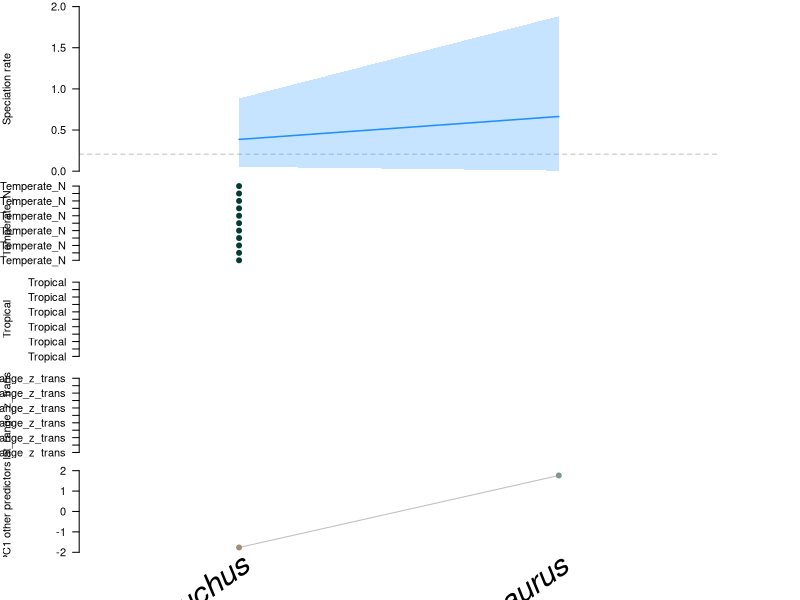

Reproduce this figure in R. (Note: this script raises an error after producing the figure.)
pdf(file='C:/Users/SimoesLabAdmin/Documents/pt_diversity_rates/updated_occurrence_analyses/model_8/reptilia_all_offset_biohpc/combined_10_contribution_per_species_rates.pdf', width = 7, height = 6, useDingbats = FALSE, pointsize = 7)

ord_by_importance = function(s, consrank, rate_mean) {
  imp = consrank**2
  s = scale(s)
  imp = imp / sum(imp)
  #imp = imp / max(imp)
  s = t(t(s) * imp)
  p = prcomp(cbind(s, scale(rate_mean)))
  ord <- order(p$x[, 1])
  if (cor(1:length(rate_mean), rate_mean[ord]) < 0) {
     ord = order(p$x[, 1], decreasing = TRUE)
  }
  return(ord)
}

is_discrete <- function(x) {
  s = min(x):max(x)
  any(x == 0) && length(s) > 1 && all(s %in% unique(x))
}

combine_predictors <- function(shap, feat, feat_names, n_comb) {
  n_comb1 = n_comb + 1
  idx_comb = n_comb1:ncol(shap)
  shap[, n_comb1] = rowSums(shap[, idx_comb])
  shap = shap[, 1:n_comb1]
  comb_pred = t(do.call('rbind', feat[idx_comb]))
  pc1 = prcomp(comb_pred)$x[, 1]
  feat[[n_comb1]] = pc1
  feat[(n_comb + 2):(length(feat))] = NULL
  feat_names = feat_names[1:n_comb1]
  feat_names[n_comb1] = 'PC1 other predictors'
  out = vector(mode = 'list', length = 3)
  out[[1]] = shap
  out[[2]] = feat
  out[[3]] = feat_names
  return(out)
}

shap_heatmap <- function(shap, baseline, rates, species_names, feat,
                         feat_names, feat_states, rate_type = 'speciation', n_individual_pred = NULL) {
  nfeat = ncol(shap)
  if (!is.null(n_individual_pred)) {
    if ((n_individual_pred + 1) < nfeat) {
      comb_p = combine_predictors(shap, feat, feat_names, n_individual_pred)
      shap = comb_p[[1]]
      feat = comb_p[[2]]
      feat_names = comb_p[[3]]
      nfeat = ncol(shap)
    }
  }
  nspecies = nrow(shap)
  shap_pos = shap > 0
  shap_neg = shap < 0
  shap_sqrt = shap
  shap_sqrt[shap == 0] = 0
  offset_sqrt = 0.0
  shap_sqrt[shap_pos] = sqrt(shap[shap_pos] + offset_sqrt)
  shap_sqrt[shap_neg] = sqrt(-1 * shap[shap_neg] + offset_sqrt)
  max_pos = max(shap_sqrt[shap_pos])
  max_neg = max(shap_sqrt[shap_neg])
  steps_pos = round(max_pos / (max_pos + max_neg), 2) * 200
  steps_neg = round(max_neg / (max_pos + max_neg), 2) * 200
  # BrBG diverging colors
  total_steps = steps_pos + steps_neg
  max_steps = max(c(steps_pos, steps_neg))
  col_pos = colorRampPalette(c('#F5F5F5', '#543005'))(max_steps)
  col_neg = colorRampPalette(c('#F5F5F5', '#003C30'))(max_steps)
  col_pos = col_pos[1:steps_pos]
  col_neg = col_neg[1:steps_neg]
  shap_col = shap
  shap_col[shap == 0] = '#F5F5F5'
  col_idx = findInterval(shap_sqrt[shap_pos], seq(sqrt(offset_sqrt), max_pos, length.out = steps_pos), all.inside = TRUE)
  shap_col[shap_pos] = col_pos[col_idx]
  col_idx = findInterval(shap_sqrt[shap_neg], seq(sqrt(offset_sqrt), max_neg, length.out = steps_neg), all.inside = TRUE)
  shap_col[shap_neg] = col_neg[col_idx]
  species_names = gsub('_', ' ', species_names)
  # Plot
  h = 0.15
  if (nfeat < 10) {
    h = seq(0.4, 0.1, length.out = 9)
    h = h[nfeat]
  }
  heights = c(h, rep((1 - 1.25 * h)/nfeat, nfeat), h/4)
  rate_name = 'Speciation rate'
  rate_col = 'dodgerblue'
  if (rate_type == 'extinction') {
    rate_name = 'Extinction rate'
    rate_col = 'red'
  }
  if (rate_type == 'sampling') {
    rate_name = 'Sampling rate'
    rate_col = 'burlywood2'
  }
  layout(cbind(c(1, 2:(nfeat+2)), c(nfeat + 3, rep(nfeat + 4, nfeat), nfeat + 5)),
         heights = heights, widths = c(0.9, 0.1))
  # Rates per species
  par(las = 1, mar = c(0.1, 6, 0.5, 0.1), mgp = c(5, 1, 0))
  cex_lab = 2 / sqrt(length(feat_names))
  cex_lab = ifelse(cex_lab > 1, 1, cex_lab)
  y_tck = pretty(range(rates, na.rm = TRUE), n = 5)
  plot(0, 0, type = 'n', xaxs = 'i', yaxs = 'i',
       xlim = c(0, nspecies), ylim = range(y_tck),
       axes = FALSE, ylab = rate_name, cex.lab = cex_lab)
  abline(h = baseline, lty = 2, col = 'grey')
  x = c(1:nspecies) - 0.5
  polygon(c(x, rev(x)), c(rates[, 2], rev(rates[, 3])), col = adjustcolor(rate_col, alpha = 0.25), border = NA)
  lines(x, rates[, 1], col = rate_col, lwd = 1.5)
  axis(side = 2, at = y_tck, cex.axis = cex_lab)
  # Shape values
  species_x = c(1:nspecies) - 0.5
  for (i in 1:nfeat) {
    f = feat[[i]]
    if (is.null(dim(f))) {
      d = is_discrete(f)
      y_tck = pretty(range(f), n = 5)
      ylim = range(y_tck)
      if (d) {
        ylim = c(min(f) - 0.5, max(f) + 0.5)
      }
      plot(species_x, f, type = 'n', ylim = ylim,
           xlim = c(0, nspecies), xaxs = 'i', axes = FALSE,
           xlab = '', ylab = feat_names[i], cex.lab = cex_lab)
      if (!d) {
        lines(species_x, f, col = 'grey')
        axis(side = 2, at = y_tck, cex.axis = cex_lab)
      }
      else {
        axis(side = 2, at = min(f):max(f), cex.axis = cex_lab)
      }
      points(species_x, f, pch = 19, col = shap_col[, i])
    }
    else {
      nr = nrow(f)
      plot(0, 0, type = 'n', ylim = c(1 - 0.5, nr + 0.5),
           xlim = c(0, nspecies), xaxs = 'i', axes = FALSE,
           xlab = '', ylab = feat_names[i], cex.lab = cex_lab)
      axis(side = 2, at = 1:nr, labels = feat_states[[i]], cex.axis = cex_lab)
      for (j in 1:nr) {
        fj = f[j, ]
        idx = fj == 1
        points(species_x[idx], rep(j, sum(idx)), pch = 19, col = shap_col[idx, i])
      }
    }
  }
  # Species names
  par(mar = c(0.1, 6, 0.5, 0.1), mgp = c(3, 0.1, 0))
  plot(0, 0, type = 'n', xlim = c(0, nspecies), ylim = c(0, 3),
       xaxs = 'i', axes = FALSE, xlab = '', ylab = '')
  text(x = species_x, y = 3, labels = species_names,
       xpd = NA, srt = 35, adj = 0.965,
       cex = 4 / sqrt(length(species_names)), font = 3)
  # Empty plot
  plot(0, 0, type = 'n', axes = FALSE, xlab = '', ylab = '')
  # Legend
  col = c(rev(col_neg), col_pos)
  n_lead_digit = nchar(as.character(max(round(abs(shap)))))
  par(mar = c(4, 0.5, 0.5, 0.5), mgp = c(3, 1, 0))
  plot(0, 0, type = 'n', xlab = '', ylab = '', axes = FALSE,
       xlim = c(0, 2), ylim = c(0, 1.05 * total_steps))
  for (j in 1:total_steps) {
    rect(0, j - 1, 0.7, j, border = col[j], col = col[j])
  }
  rect(0, 0, 0.7, total_steps, border = 'black')
  lines(x = c(0.7, 1.0), y = rep(steps_neg, 2))
  text(x = 0, y = 1.05 * total_steps, labels = 'Rate change', adj = c(0, 0.5))
  a = c(1, 0.5) # right align
  text(x = 2, y = steps_neg, labels = sprintf(paste0('%.', 3 - n_lead_digit, 'f'), 0), adj = a)
  n_tck = 4
  s = seq(sqrt(offset_sqrt), max(c(max_pos, max_neg)), length.out = n_tck)
  pos = (s / s[n_tck]) * max_steps
  pos = pos[-1]
  s = s[-1]
  for (i in 1:length(pos)) {
    p = steps_neg + pos[i]
    if (p <= total_steps) {
      lines(x = c(0.7, 1.0), y = rep(p, 2))
      text(x = 2, y = p, adj = a, labels = sprintf(paste0('%.', 3 - n_lead_digit, 'f'), s[i]**2))
    }
    p = steps_neg - pos[i]
    if (p >= 0) {
      lines(x = c(0.7, 1.0), y = rep(p, 2))
      text(x = 2, y = p, adj = a, labels = sprintf(paste0('%.', 3 - n_lead_digit, 'f'), -(s[i]**2)))
    }
  }
}

consrank=c(2.0, 0.0,1.0,3.0,6.0,5.0,4.0)
consrank2 = order(consrank, decreasing = FALSE)
consrank = order(consrank, decreasing = TRUE)
shap_list = list()
shap_list[[1]]=c(0.2007044826261699,-0.14124139371690408)
shap_list[[2]]=c(-0.8223827255191282,0.3760904010956448)
shap_list[[3]]=c(0.17981017699465154,0.07963713972403755)
shap_list[[4]]=c(0.2919369740411639,-0.17961107750821695)
shap_list[[5]]=c(0.03223205571761355,0.008944983771583767)
shap_list[[6]]=c(0.08786710386979393,0.031601357314942465)
shap_list[[7]]=c(-0.17761246935173403,-0.06707614075877584)
shap = do.call('cbind', shap_list)
baseline = 0.20674009334295987
rate=c(0.3860803556832252,0.6646374810551788)
rate_lwr=c(0.053500168258324265,0.006437433883547783)
rate_upr=c(0.8833485618233681,1.8829703982919455)
rates = cbind(rate, rate_lwr, rate_upr)
species_names = c()
species_names = c(species_names, 'Lanthanosuchus')
species_names = c(species_names, 'Provelosaurus')
feat_names = c()
feat_names = c(feat_names, 'lat_range_z_trans')
feat_names = c(feat_names, 'Temperate_N')
feat_names = c(feat_names, 'Tropical')
feat_names = c(feat_names, 'Temperate_S')
feat_names = c(feat_names, 'Antarctic')
feat_names = c(feat_names, 'mean_pt_1myr_z_trans')
feat_names = c(feat_names, 'Mod_R_deltaTMyr_pt_1myr_z_trans')
ord = ord_by_importance(shap, consrank, rate)
shap_ord = shap[ord, consrank2, drop = FALSE]
rates_ord = rates[ord, ]
species_names_ord = species_names[ord]
feat_names_ord = feat_names[consrank2]
feat = vector(mode = 'list', length = 7)
feat_states = vector(mode = 'list', length = 7)
tmp = vector(mode = 'list', length = 11)
tmp_states = c()
tmp[[1]]=c(-0.3368251919746399,-0.15131919085979462)
tmp_states = c(tmp_states, 'lat_range_z_trans')
tmp[[18]]=c(-0.3368251919746399,-0.15131919085979462)
tmp_states = c(tmp_states, 'lat_range_z_trans')
tmp[[35]]=c(-0.3368251919746399,-0.15131919085979462)
tmp_states = c(tmp_states, 'lat_range_z_trans')
tmp[[52]]=c(-0.3368251919746399,-0.15131919085979462)
tmp_states = c(tmp_states, 'lat_range_z_trans')
tmp[[69]]=c(-0.3368251919746399,-0.15131919085979462)
tmp_states = c(tmp_states, 'lat_range_z_trans')
tmp[[86]]=c(-0.3368251919746399,-0.15131919085979462)
tmp_states = c(tmp_states, 'lat_range_z_trans')
tmp[[103]]=c(-0.3368251919746399,-0.15131919085979462)
tmp_states = c(tmp_states, 'lat_range_z_trans')
tmp[[120]]=c(-0.3368251919746399,-0.15131919085979462)
tmp_states = c(tmp_states, 'lat_range_z_trans')
tmp[[137]]=c(-0.3368251919746399,-0.15131919085979462)
tmp_states = c(tmp_states, 'lat_range_z_trans')
tmp[[154]]=c(-0.3368251919746399,-0.15131919085979462)
tmp_states = c(tmp_states, 'lat_range_z_trans')
tmp[[171]]=c(-0.3368251919746399,-0.15131919085979462)
tmp_states = c(tmp_states, 'lat_range_z_trans')
tmp = do.call('rbind', tmp)
feat[[1]] = tmp[, ord]
feat_states[[1]] = tmp_states
tmp = vector(mode = 'list', length = 11)
tmp_states = c()
tmp[[2]]=c(1.0,0.0)
tmp_states = c(tmp_states, 'Temperate_N')
tmp[[19]]=c(1.0,0.0)
tmp_states = c(tmp_states, 'Temperate_N')
tmp[[36]]=c(1.0,0.0)
tmp_states = c(tmp_states, 'Temperate_N')
tmp[[53]]=c(1.0,0.0)
tmp_states = c(tmp_states, 'Temperate_N')
tmp[[70]]=c(1.0,0.0)
tmp_states = c(tmp_states, 'Temperate_N')
tmp[[87]]=c(1.0,0.0)
tmp_states = c(tmp_states, 'Temperate_N')
tmp[[104]]=c(1.0,0.0)
tmp_states = c(tmp_states, 'Temperate_N')
tmp[[121]]=c(1.0,0.0)
tmp_states = c(tmp_states, 'Temperate_N')
tmp[[138]]=c(1.0,0.0)
tmp_states = c(tmp_states, 'Temperate_N')
tmp[[155]]=c(1.0,0.0)
tmp_states = c(tmp_states, 'Temperate_N')
tmp[[172]]=c(1.0,0.0)
tmp_states = c(tmp_states, 'Temperate_N')
tmp = do.call('rbind', tmp)
feat[[2]] = tmp[, ord]
feat_states[[2]] = tmp_states
tmp = vector(mode = 'list', length = 11)
tmp_states = c()
tmp[[3]]=c(0.0,0.0)
tmp_states = c(tmp_states, 'Tropical')
tmp[[20]]=c(0.0,0.0)
tmp_states = c(tmp_states, 'Tropical')
tmp[[37]]=c(0.0,0.0)
tmp_states = c(tmp_states, 'Tropical')
tmp[[54]]=c(0.0,0.0)
tmp_states = c(tmp_states, 'Tropical')
tmp[[71]]=c(0.0,0.0)
tmp_states = c(tmp_states, 'Tropical')
tmp[[88]]=c(0.0,0.0)
tmp_states = c(tmp_states, 'Tropical')
tmp[[105]]=c(0.0,0.0)
tmp_states = c(tmp_states, 'Tropical')
tmp[[122]]=c(0.0,0.0)
tmp_states = c(tmp_states, 'Tropical')
tmp[[139]]=c(0.0,0.0)
tmp_states = c(tmp_states, 'Tropical')
tmp[[156]]=c(0.0,0.0)
tmp_states = c(tmp_states, 'Tropical')
tmp[[173]]=c(0.0,0.0)
tmp_states = c(tmp_states, 'Tropical')
tmp = do.call('rbind', tmp)
feat[[3]] = tmp[, ord]
feat_states[[3]] = tmp_states
tmp = vector(mode = 'list', length = 11)
tmp_states = c()
tmp[[4]]=c(0.0,1.0)
tmp_states = c(tmp_states, 'Temperate_S')
tmp[[21]]=c(0.0,1.0)
tmp_states = c(tmp_states, 'Temperate_S')
tmp[[38]]=c(0.0,1.0)
tmp_states = c(tmp_states, 'Temperate_S')
tmp[[55]]=c(0.0,1.0)
tmp_states = c(tmp_states, 'Temperate_S')
tmp[[72]]=c(0.0,1.0)
tmp_states = c(tmp_states, 'Temperate_S')
tmp[[89]]=c(0.0,1.0)
tmp_states = c(tmp_states, 'Temperate_S')
tmp[[106]]=c(0.0,1.0)
tmp_states = c(tmp_states, 'Temperate_S')
tmp[[123]]=c(0.0,1.0)
tmp_states = c(tmp_states, 'Temperate_S')
tmp[[140]]=c(0.0,1.0)
tmp_states = c(tmp_states, 'Temperate_S')
tmp[[157]]=c(0.0,1.0)
tmp_states = c(tmp_states, 'Temperate_S')
tmp[[174]]=c(0.0,1.0)
tmp_states = c(tmp_states, 'Temperate_S')
tmp = do.call('rbind', tmp)
feat[[4]] = tmp[, ord]
feat_states[[4]] = tmp_states
tmp = vector(mode = 'list', length = 11)
tmp_states = c()
tmp[[5]]=c(0.0,0.0)
tmp_states = c(tmp_states, 'Antarctic')
tmp[[22]]=c(0.0,0.0)
tmp_states = c(tmp_states, 'Antarctic')
tmp[[39]]=c(0.0,0.0)
tmp_states = c(tmp_states, 'Antarctic')
tmp[[56]]=c(0.0,0.0)
tmp_states = c(tmp_states, 'Antarctic')
tmp[[73]]=c(0.0,0.0)
tmp_states = c(tmp_states, 'Antarctic')
tmp[[90]]=c(0.0,0.0)
tmp_states = c(tmp_states, 'Antarctic')
tmp[[107]]=c(0.0,0.0)
tmp_states = c(tmp_states, 'Antarctic')
tmp[[124]]=c(0.0,0.0)
tmp_states = c(tmp_states, 'Antarctic')
tmp[[141]]=c(0.0,0.0)
tmp_states = c(tmp_states, 'Antarctic')
tmp[[158]]=c(0.0,0.0)
tmp_states = c(tmp_states, 'Antarctic')
tmp[[175]]=c(0.0,0.0)
tmp_states = c(tmp_states, 'Antarctic')
tmp = do.call('rbind', tmp)
feat[[5]] = tmp[, ord]
feat_states[[5]] = tmp_states
tmp = vector(mode = 'list', length = 11)
tmp_states = c()
tmp[[6]]=c(-1.2465863227844238,-0.9070969223976135)
tmp_states = c(tmp_states, 'mean_pt_1myr_z_trans')
tmp[[23]]=c(-1.2465863227844238,-0.9070969223976135)
tmp_states = c(tmp_states, 'mean_pt_1myr_z_trans')
tmp[[40]]=c(-1.2465863227844238,-0.9070969223976135)
tmp_states = c(tmp_states, 'mean_pt_1myr_z_trans')
tmp[[57]]=c(-1.2465863227844238,-0.9070969223976135)
tmp_states = c(tmp_states, 'mean_pt_1myr_z_trans')
tmp[[74]]=c(-1.2465863227844238,-0.9070969223976135)
tmp_states = c(tmp_states, 'mean_pt_1myr_z_trans')
tmp[[91]]=c(-1.2465863227844238,-0.9070969223976135)
tmp_states = c(tmp_states, 'mean_pt_1myr_z_trans')
tmp[[108]]=c(-1.2465863227844238,-0.9070969223976135)
tmp_states = c(tmp_states, 'mean_pt_1myr_z_trans')
tmp[[125]]=c(-1.2465863227844238,-0.9070969223976135)
tmp_states = c(tmp_states, 'mean_pt_1myr_z_trans')
tmp[[142]]=c(-1.2465863227844238,-0.9070969223976135)
tmp_states = c(tmp_states, 'mean_pt_1myr_z_trans')
tmp[[159]]=c(-1.2465863227844238,-0.9070969223976135)
tmp_states = c(tmp_states, 'mean_pt_1myr_z_trans')
tmp[[176]]=c(-1.2465863227844238,-0.9070969223976135)
tmp_states = c(tmp_states, 'mean_pt_1myr_z_trans')
tmp = do.call('rbind', tmp)
feat[[6]] = tmp[, ord]
feat_states[[6]] = tmp_states
tmp = vector(mode = 'list', length = 11)
tmp_states = c()
tmp[[7]]=c(0.12988388538360596,0.2586252987384796)
tmp_states = c(tmp_states, 'Mod_R_deltaTMyr_pt_1myr_z_trans')
tmp[[24]]=c(0.12988388538360596,0.2586252987384796)
tmp_states = c(tmp_states, 'Mod_R_deltaTMyr_pt_1myr_z_trans')
tmp[[41]]=c(0.12988388538360596,0.2586252987384796)
tmp_states = c(tmp_states, 'Mod_R_deltaTMyr_pt_1myr_z_trans')
tmp[[58]]=c(0.12988388538360596,0.2586252987384796)
tmp_states = c(tmp_states, 'Mod_R_deltaTMyr_pt_1myr_z_trans')
tmp[[75]]=c(0.12988388538360596,0.2586252987384796)
tmp_states = c(tmp_states, 'Mod_R_deltaTMyr_pt_1myr_z_trans')
tmp[[92]]=c(0.12988388538360596,0.2586252987384796)
tmp_states = c(tmp_states, 'Mod_R_deltaTMyr_pt_1myr_z_trans')
tmp[[109]]=c(0.12988388538360596,0.2586252987384796)
tmp_states = c(tmp_states, 'Mod_R_deltaTMyr_pt_1myr_z_trans')
tmp[[126]]=c(0.12988388538360596,0.2586252987384796)
tmp_states = c(tmp_states, 'Mod_R_deltaTMyr_pt_1myr_z_trans')
tmp[[143]]=c(0.12988388538360596,0.2586252987384796)
tmp_states = c(tmp_states, 'Mod_R_deltaTMyr_pt_1myr_z_trans')
tmp[[160]]=c(0.12988388538360596,0.2586252987384796)
tmp_states = c(tmp_states, 'Mod_R_deltaTMyr_pt_1myr_z_trans')
tmp[[177]]=c(0.12988388538360596,0.2586252987384796)
tmp_states = c(tmp_states, 'Mod_R_deltaTMyr_pt_1myr_z_trans')
tmp = do.call('rbind', tmp)
feat[[7]] = tmp[, ord]
feat_states[[7]] = tmp_states
feat_ord = feat[consrank2]
feat_states_ord = feat_states[consrank2]
shap_heatmap(shap_ord, baseline, rates_ord, species_names_ord, feat_ord,
             feat_names_ord, feat_states_ord, rate_type = 'speciation', n_individual_pred = 3)

consrank=c(2.0, 0.0,1.0,3.0,6.0,5.0,4.0)
consrank2 = order(consrank, decreasing = FALSE)
consrank = order(consrank, decreasing = TRUE)
shap_list = list()
shap_list[[1]]=c(0.06522108353848156)
shap_list[[2]]=c(0.30119383735709804)
shap_list[[3]]=c(0.12946243646051245)
shap_list[[4]]=c(-0.368096456243152)
shap_list[[5]]=c(0.007804360310278083)
shap_list[[6]]=c(-0.023375218014291023)
shap_list[[7]]=c(0.0217059240530555)
shap = do.call('cbind', shap_list)
baseline = 0.21976392298936845
rate=c(0.5795397875196795)
rate_lwr=c(0.004342806525528431)
rate_upr=c(1.75278106238693)
rates = cbind(rate, rate_lwr, rate_upr)
species_names = c()
species_names = c(species_names, 'Tramuntanasaurus')
feat_names = c()
feat_names = c(feat_names, 'lat_range_z_trans')
feat_names = c(feat_names, 'Temperate_N')
feat_names = c(feat_names, 'Tropical')
feat_names = c(feat_names, 'Temperate_S')
feat_names = c(feat_names, 'Antarctic')
feat_names = c(feat_names, 'mean_pt_1myr_z_trans')
feat_names = c(feat_names, 'Mod_R_deltaTMyr_pt_1myr_z_trans')
ord = ord_by_importance(shap, consrank, rate)
shap_ord = shap[ord, consrank2, drop = FALSE]
rates_ord = rates[ord, ]
species_names_ord = species_names[ord]
feat_names_ord = feat_names[consrank2]
feat = vector(mode = 'list', length = 7)
feat_states = vector(mode = 'list', length = 7)
tmp = vector(mode = 'list', length = 11)
tmp_states = c()
tmp[[1]]=c(-0.3368251919746399)
tmp_states = c(tmp_states, 'lat_range_z_trans')
tmp[[18]]=c(-0.3368251919746399)
tmp_states = c(tmp_states, 'lat_range_z_trans')
tmp[[35]]=c(-0.3368251919746399)
tmp_states = c(tmp_states, 'lat_range_z_trans')
tmp[[52]]=c(-0.3368251919746399)
tmp_states = c(tmp_states, 'lat_range_z_trans')
tmp[[69]]=c(-0.3368251919746399)
tmp_states = c(tmp_states, 'lat_range_z_trans')
tmp[[86]]=c(-0.3368251919746399)
tmp_states = c(tmp_states, 'lat_range_z_trans')
tmp[[103]]=c(-0.3368251919746399)
tmp_states = c(tmp_states, 'lat_range_z_trans')
tmp[[120]]=c(-0.3368251919746399)
tmp_states = c(tmp_states, 'lat_range_z_trans')
tmp[[137]]=c(-0.3368251919746399)
tmp_states = c(tmp_states, 'lat_range_z_trans')
tmp[[154]]=c(-0.3368251919746399)
tmp_states = c(tmp_states, 'lat_range_z_trans')
tmp[[171]]=c(-0.3368251919746399)
tmp_states = c(tmp_states, 'lat_range_z_trans')
tmp = do.call('rbind', tmp)
feat[[1]] = tmp[, ord]
feat_states[[1]] = tmp_states
tmp = vector(mode = 'list', length = 11)
tmp_states = c()
tmp[[2]]=c(0.0)
tmp_states = c(tmp_states, 'Temperate_N')
tmp[[19]]=c(0.0)
tmp_states = c(tmp_states, 'Temperate_N')
tmp[[36]]=c(0.0)
tmp_states = c(tmp_states, 'Temperate_N')
tmp[[53]]=c(0.0)
tmp_states = c(tmp_states, 'Temperate_N')
tmp[[70]]=c(0.0)
tmp_states = c(tmp_states, 'Temperate_N')
tmp[[87]]=c(0.0)
tmp_states = c(tmp_states, 'Temperate_N')
tmp[[104]]=c(0.0)
tmp_states = c(tmp_states, 'Temperate_N')
tmp[[121]]=c(0.0)
tmp_states = c(tmp_states, 'Temperate_N')
tmp[[138]]=c(0.0)
tmp_states = c(tmp_states, 'Temperate_N')
tmp[[155]]=c(0.0)
tmp_states = c(tmp_states, 'Temperate_N')
tmp[[172]]=c(0.0)
tmp_states = c(tmp_states, 'Temperate_N')
tmp = do.call('rbind', tmp)
feat[[2]] = tmp[, ord]
feat_states[[2]] = tmp_states
tmp = vector(mode = 'list', length = 11)
tmp_states = c()
tmp[[3]]=c(0.0)
tmp_states = c(tmp_states, 'Tropical')
tmp[[20]]=c(0.0)
tmp_states = c(tmp_states, 'Tropical')
tmp[[37]]=c(0.0)
tmp_states = c(tmp_states, 'Tropical')
tmp[[54]]=c(0.0)
tmp_states = c(tmp_states, 'Tropical')
tmp[[71]]=c(0.0)
tmp_states = c(tmp_states, 'Tropical')
tmp[[88]]=c(0.0)
tmp_states = c(tmp_states, 'Tropical')
tmp[[105]]=c(0.0)
tmp_states = c(tmp_states, 'Tropical')
tmp[[122]]=c(0.0)
tmp_states = c(tmp_states, 'Tropical')
tmp[[139]]=c(0.0)
tmp_states = c(tmp_states, 'Tropical')
tmp[[156]]=c(0.0)
tmp_states = c(tmp_states, 'Tropical')
tmp[[173]]=c(0.0)
tmp_states = c(tmp_states, 'Tropical')
tmp = do.call('rbind', tmp)
feat[[3]] = tmp[, ord]
feat_states[[3]] = tmp_states
tmp = vector(mode = 'list', length = 11)
tmp_states = c()
tmp[[4]]=c(1.0)
tmp_states = c(tmp_states, 'Temperate_S')
tmp[[21]]=c(1.0)
tmp_states = c(tmp_states, 'Temperate_S')
tmp[[38]]=c(1.0)
tmp_states = c(tmp_states, 'Temperate_S')
tmp[[55]]=c(1.0)
tmp_states = c(tmp_states, 'Temperate_S')
tmp[[72]]=c(1.0)
tmp_states = c(tmp_states, 'Temperate_S')
tmp[[89]]=c(1.0)
tmp_states = c(tmp_states, 'Temperate_S')
tmp[[106]]=c(1.0)
tmp_states = c(tmp_states, 'Temperate_S')
tmp[[123]]=c(1.0)
tmp_states = c(tmp_states, 'Temperate_S')
tmp[[140]]=c(1.0)
tmp_states = c(tmp_states, 'Temperate_S')
tmp[[157]]=c(1.0)
tmp_states = c(tmp_states, 'Temperate_S')
tmp[[174]]=c(1.0)
tmp_states = c(tmp_states, 'Temperate_S')
tmp = do.call('rbind', tmp)
feat[[4]] = tmp[, ord]
feat_states[[4]] = tmp_states
tmp = vector(mode = 'list', length = 11)
tmp_states = c()
tmp[[5]]=c(0.0)
tmp_states = c(tmp_states, 'Antarctic')
tmp[[22]]=c(0.0)
tmp_states = c(tmp_states, 'Antarctic')
tmp[[39]]=c(0.0)
tmp_states = c(tmp_states, 'Antarctic')
tmp[[56]]=c(0.0)
tmp_states = c(tmp_states, 'Antarctic')
tmp[[73]]=c(0.0)
tmp_states = c(tmp_states, 'Antarctic')
tmp[[90]]=c(0.0)
tmp_states = c(tmp_states, 'Antarctic')
tmp[[107]]=c(0.0)
tmp_states = c(tmp_states, 'Antarctic')
tmp[[124]]=c(0.0)
tmp_states = c(tmp_states, 'Antarctic')
tmp[[141]]=c(0.0)
tmp_states = c(tmp_states, 'Antarctic')
tmp[[158]]=c(0.0)
tmp_states = c(tmp_states, 'Antarctic')
tmp[[175]]=c(0.0)
tmp_states = c(tmp_states, 'Antarctic')
tmp = do.call('rbind', tmp)
feat[[5]] = tmp[, ord]
feat_states[[5]] = tmp_states
tmp = vector(mode = 'list', length = 11)
tmp_states = c()
tmp[[6]]=c(-0.954184353351593)
tmp_states = c(tmp_states, 'mean_pt_1myr_z_trans')
tmp[[23]]=c(-0.954184353351593)
tmp_states = c(tmp_states, 'mean_pt_1myr_z_trans')
tmp[[40]]=c(-0.954184353351593)
tmp_states = c(tmp_states, 'mean_pt_1myr_z_trans')
tmp[[57]]=c(-0.954184353351593)
tmp_states = c(tmp_states, 'mean_pt_1myr_z_trans')
tmp[[74]]=c(-0.954184353351593)
tmp_states = c(tmp_states, 'mean_pt_1myr_z_trans')
tmp[[91]]=c(-0.954184353351593)
tmp_states = c(tmp_states, 'mean_pt_1myr_z_trans')
tmp[[108]]=c(-0.954184353351593)
tmp_states = c(tmp_states, 'mean_pt_1myr_z_trans')
tmp[[125]]=c(-0.954184353351593)
tmp_states = c(tmp_states, 'mean_pt_1myr_z_trans')
tmp[[142]]=c(-0.954184353351593)
tmp_states = c(tmp_states, 'mean_pt_1myr_z_trans')
tmp[[159]]=c(-0.954184353351593)
tmp_states = c(tmp_states, 'mean_pt_1myr_z_trans')
tmp[[176]]=c(-0.954184353351593)
tmp_states = c(tmp_states, 'mean_pt_1myr_z_trans')
tmp = do.call('rbind', tmp)
feat[[6]] = tmp[, ord]
feat_states[[6]] = tmp_states
tmp = vector(mode = 'list', length = 11)
tmp_states = c()
tmp[[7]]=c(-0.32901960611343384)
tmp_states = c(tmp_states, 'Mod_R_deltaTMyr_pt_1myr_z_trans')
tmp[[24]]=c(-0.32901960611343384)
tmp_states = c(tmp_states, 'Mod_R_deltaTMyr_pt_1myr_z_trans')
tmp[[41]]=c(-0.32901960611343384)
tmp_states = c(tmp_states, 'Mod_R_deltaTMyr_pt_1myr_z_trans')
tmp[[58]]=c(-0.32901960611343384)
tmp_states = c(tmp_states, 'Mod_R_deltaTMyr_pt_1myr_z_trans')
tmp[[75]]=c(-0.32901960611343384)
tmp_states = c(tmp_states, 'Mod_R_deltaTMyr_pt_1myr_z_trans')
tmp[[92]]=c(-0.32901960611343384)
tmp_states = c(tmp_states, 'Mod_R_deltaTMyr_pt_1myr_z_trans')
tmp[[109]]=c(-0.32901960611343384)
tmp_states = c(tmp_states, 'Mod_R_deltaTMyr_pt_1myr_z_trans')
tmp[[126]]=c(-0.32901960611343384)
tmp_states = c(tmp_states, 'Mod_R_deltaTMyr_pt_1myr_z_trans')
tmp[[143]]=c(-0.32901960611343384)
tmp_states = c(tmp_states, 'Mod_R_deltaTMyr_pt_1myr_z_trans')
tmp[[160]]=c(-0.32901960611343384)
tmp_states = c(tmp_states, 'Mod_R_deltaTMyr_pt_1myr_z_trans')
tmp[[177]]=c(-0.32901960611343384)
tmp_states = c(tmp_states, 'Mod_R_deltaTMyr_pt_1myr_z_trans')
tmp = do.call('rbind', tmp)
feat[[7]] = tmp[, ord]
feat_states[[7]] = tmp_states
feat_ord = feat[consrank2]
feat_states_ord = feat_states[consrank2]
shap_heatmap(shap_ord, baseline, rates_ord, species_names_ord, feat_ord,
             feat_names_ord, feat_states_ord, rate_type = 'extinction', n_individual_pred = 3)

dev.off()
